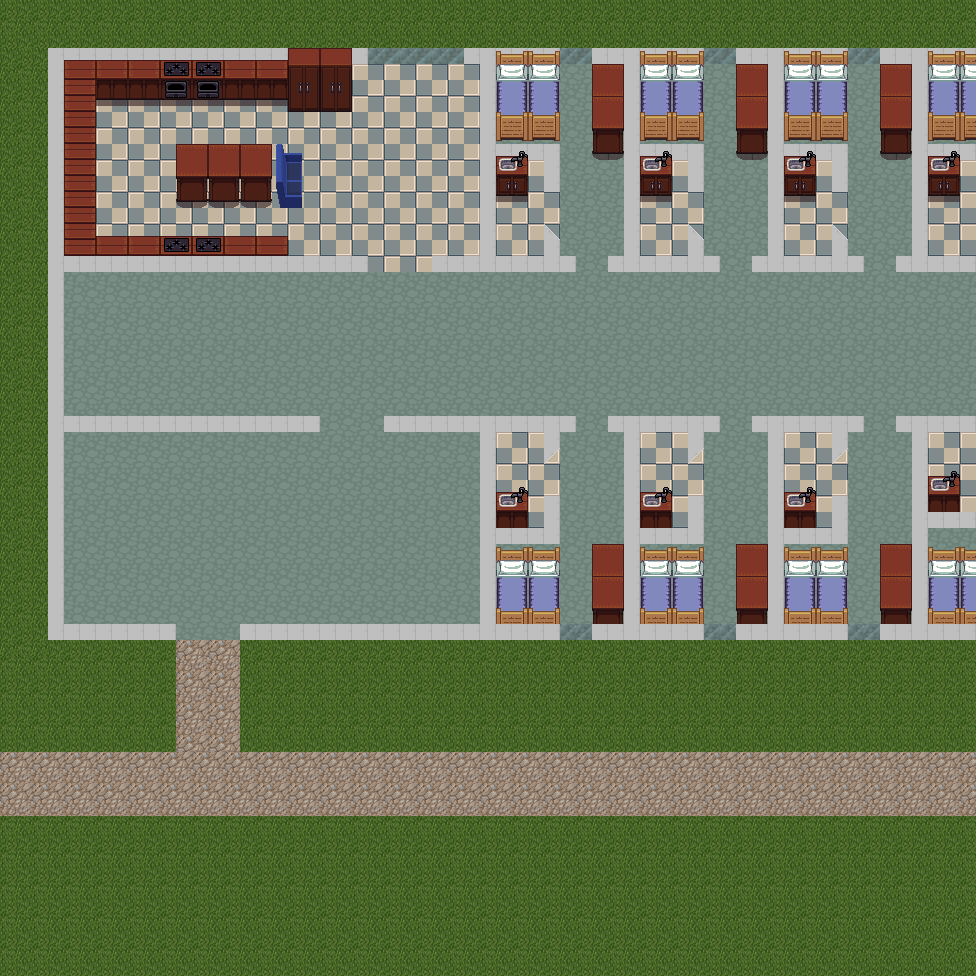

Below is a game level as drawn by its tile map, then a one-line description and the .tmx that defines it (tile-layer data replaced by summaries):
An orthogonal 61x61 tile map with 16x16 px tiles, 4 tile layers (Tile Layer 1, Tile Layer 4, Tile Layer 2, Tile Layer 3), 3 tilesets and 66 objects.

<map version="1.2" tiledversion="1.2.2" orientation="orthogonal" renderorder="right-down" width="61" height="61" tilewidth="16" tileheight="16" infinite="0" nextlayerid="8" nextobjectid="76">
 <tileset firstgid="1" source="interior.tsx" />
 <tileset firstgid="1025" source="floor_tileset.tsx" />
 <tileset firstgid="3073" source="wood_tileset_3.tsx" />
 <layer id="1" name="Tile Layer 1" width="61" height="61">
  <data>[3721 cells, 3721 non-empty, 16 distinct tile ids]</data>
 </layer>
 <layer id="6" name="Tile Layer 4" width="61" height="61">
  <data>[3721 cells, 150 non-empty, 26 distinct tile ids]</data>
 </layer>
 <layer id="3" name="Tile Layer 2" width="61" height="61">
  <data>[3721 cells, 391 non-empty, 4 distinct tile ids]</data>
 </layer>
 <layer id="4" name="Tile Layer 3" width="61" height="61">
  <data>[3721 cells, 304 non-empty, 60 distinct tile ids]</data>
 </layer>
 <objectgroup id="7" name="collisionLayer">
  <object id="1" x="48.5" y="48" width="930.5" height="15" />
  <object id="2" x="46.5" y="61.5" width="242" height="38" />
  <object id="3" x="46.5" y="99" width="50" height="172" />
  <object id="4" x="288.5" y="62.5" width="64" height="49" />
  <object id="5" x="176.5" y="144.5" width="94.5" height="56.5" />
  <object id="6" x="271" y="144.5" width="30.5" height="62.5" />
  <object id="7" x="96" y="236.5" width="192" height="35" />
  <object id="8" x="286.5" y="257" width="81" height="14" />
  <object id="9" x="431.5" y="256" width="142.5" height="16.5" />
  <object id="10" x="478.5" y="64" width="16.5" height="192" />
  <object id="13" x="495.5" y="63.5" width="63.5" height="96.5" />
  <object id="14" x="495.5" y="158" width="32.5" height="38" />
  <object id="15" x="544" y="157" width="16" height="36" />
  <object id="16" x="544.5" y="239" width="15" height="17" />
  <object id="17" x="591" y="64" width="113" height="91.5" />
  <object id="18" x="623" y="155.5" width="50.5" height="39.5" />
  <object id="19" x="623.5" y="196" width="17" height="75" />
  <object id="20" x="688.5" y="157" width="14" height="36.5" />
  <object id="21" x="607.5" y="256" width="112.5" height="16" />
  <object id="22" x="688" y="239.5" width="15.5" height="17.5" />
  <object id="23" x="736" y="63.5" width="112.5" height="92" />
  <object id="24" x="768" y="156.5" width="48.5" height="40" />
  <object id="25" x="831" y="156" width="17" height="35.5" />
  <object id="26" x="767.5" y="196.5" width="17" height="74.5" />
  <object id="27" x="751.5" y="256" width="113" height="16" />
  <object id="28" x="832" y="239.5" width="16" height="17.5" />
  <object id="29" x="880" y="63" width="97" height="91.5" />
  <object id="30" x="911.5" y="155" width="65" height="116" />
  <object id="31" x="895.5" y="256" width="17" height="16" />
  <object id="35" x="895.5" y="415.5" width="80.5" height="16.5" />
  <object id="36" x="912.5" y="415.5" width="15.5" height="225" />
  <object id="37" x="879.5" y="544.5" width="96" height="96" />
  <object id="38" x="751.5" y="416.5" width="112" height="16" />
  <object id="39" x="767.5" y="432.5" width="17" height="207" />
  <object id="40" x="239" y="623.5" width="736" height="18" />
  <object id="42" x="785" y="527" width="64" height="98" />
  <object id="43" x="831" y="496" width="17.5" height="32.5" />
  <object id="44" x="783" y="491.5" width="33" height="35" />
  <object id="45" x="830.5" y="433" width="18" height="16" />
  <object id="46" x="607" y="416" width="112.5" height="17" />
  <object id="47" x="686" y="433.5" width="17.5" height="15" />
  <object id="48" x="688" y="496.5" width="16" height="47.5" />
  <object id="49" x="624.5" y="528" width="63" height="15.5" />
  <object id="50" x="736" y="543" width="32.5" height="80.5" />
  <object id="51" x="623" y="544" width="81.5" height="79.5" />
  <object id="52" x="623" y="432.5" width="17.5" height="96" />
  <object id="53" x="641" y="492.5" width="32.5" height="36" />
  <object id="54" x="592" y="544" width="31" height="79" />
  <object id="55" x="479.5" y="544" width="80.5" height="80.5" />
  <object id="56" x="480" y="528.5" width="79.5" height="15.5" />
  <object id="57" x="383" y="416" width="192.5" height="15" />
  <object id="58" x="544" y="431.5" width="16" height="17" />
  <object id="59" x="543" y="495.5" width="17" height="34" />
  <object id="60" x="478.5" y="431" width="17" height="98.5" />
  <object id="61" x="496" y="491.5" width="33" height="39" />
  <object id="62" x="48.5" y="417" width="271.5" height="15.5" />
  <object id="63" x="48.5" y="624" width="128" height="15.5" />
  <object id="64" x="47" y="271" width="17.5" height="369" />
  <object id="65" x="1" y="960" width="975" height="17" />
  <object id="66" x="-1" y="0" width="17" height="975" />
  <object id="68" x="-9" y="-7" width="987" height="23" />
  <object id="69" x="946" y="-18" width="32" height="70" />
  <object id="71" x="969" y="272" width="8.5" height="146" />
  <object id="72" x="1093.33" y="-228" />
  <object id="74" x="968.667" y="640.667" width="8" height="334.667" />
  <object id="75" x="1036" y="761.333" />
 </objectgroup>
</map>
